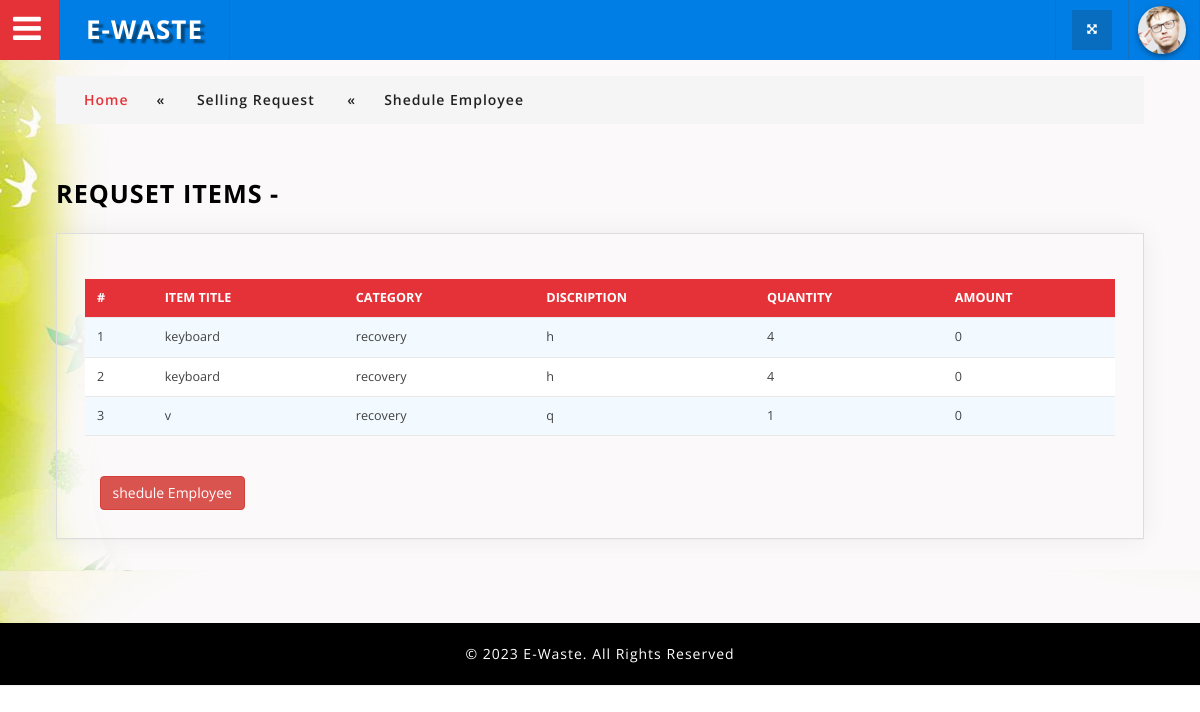
The page /admin/admin_view_Request_items.php?id=27 (signed in) on the database its author committed.
### tables this page shows
CREATE TABLE IF NOT EXISTS `request_items` (
  `req_item_id` int NOT NULL AUTO_INCREMENT,
  `req_id` int NOT NULL,
  `item_title` varchar(70) NOT NULL,
  `e_cat_id` int NOT NULL,
  `description` varchar(100) NOT NULL,
  `qty` int NOT NULL,
  `amount` int NOT NULL,
  PRIMARY KEY (`req_item_id`)
);

CREATE TABLE IF NOT EXISTS `ewaste_category` (
  `catid` int NOT NULL AUTO_INCREMENT,
  `catname` varchar(60) NOT NULL,
  `price` varchar(50) NOT NULL,
  PRIMARY KEY (`catid`)
);

### connectionclass.php (called while the page is built, shortened)
<?php
class Connectionclass
{
	public $db = null;
 public function open()
  {
    $dbname ="ewaste1";
  	 $this->db = mysqli_connect("localhost","root","","$dbname") or die('Error connecting to MySQL server.');
  }
  public function GetTable($qry)
 {
 	try
	{
		$result=mysqli_query($this->db,$qry);
		if($result)
		{
			$data = array();
			while ($row = mysqli_fetch_assoc($result))
			{
				$data[] = $row;
			}
			return $data;
		}
		else
			throw new Exception(mysqli_error($this->db));
	}
	catch(Exception $e)
	{
		return $e->getMessage();
	}
 }
}
?>

### admin/admin_view_Request_items.php (the view, shortened to what this page needs)
<?php
require_once('header.php');
require_once('../ConnectionClass.php');
$obj=new connectionclass();
 $id=$_GET['id'];
 echo $qry1="select * from request_items inner join ewaste_category on request_items.e_cat_id=ewaste_category.catid where req_id='$id'";
$result=$obj->GetTable($qry1);
?>
				<div class="inner_content" style="background-image: url(images/home1.png);">
						<div class="w3l_agileits_breadcrumbs">
							<div class="w3l_agileits_breadcrumbs_inner">
								<ul>
									<li><a href="index.php">Home</a><span>«</span></li>
									<li>Selling Request <span>«</span></li><li>Shedule Employee</li>
								</ul>
							</div>
						</div>
					<div class="inner_content_w3_agile_info two_in">
					  <h2 class="w3_inner_tittle">Requset items - <?php
					  ?></h2>
									<div class="agile-tables">
										<div class="w3l-table-info agile_info_shadow">
											<table id="table">
											<thead>
											  <tr>
											  	<th>#</th>
												<th>item title</th>
												<th>category</th>
												<th>discription</th>
												<th>quantity</th>
												<th>amount</th>
											  </tr>
											</thead>
											<tbody>
												<?php
												$i=0;
												foreach ($result as $r)
												{
													$i++;
													?>
											  <tr>
												<td><?php echo $i;?></td>
												<td><?php echo $r["item_title"];?></td>
												<td><?php echo $r["catname"];?></td>
												<td><?php echo $r["description"];?></td>
												<td><?php echo $r["qty"];?></td>
												<td><?php echo $r["amount"];?></td>
											 <?php
												}
											?>
											</tbody>
										  </table>
										  <br>
                                          <a href="shedule_employee.php?id=<?php echo $id;?>" class="btn btn-danger" > shedule Employee </a>
								</div>
						</div>
				    </div>
				</div>
<?php
require_once('footer.php');
?>

### admin/css/table-style.css (style rules this page uses)
table { background: white; border-collapse: collapse; margin: 1.25em 0 0; width: 100%; }
table tr, table th, table td { border: none; border-bottom: 1px solid #e8e8e8; font-size: .95em; }
table th, table td { padding: 10px 12px; text-align: left; }
table th { background: #e53238; color: #fff; text-transform: uppercase; }
table tr td { background: #f3faff; color: #424242; }
table tr:nth-of-type(2n+2) td { background: #ffffff; }
table { width: 100%; }

### admin/css/component.css (style rules this page uses)
*, *:after, *::before { -webkit-box-sizing: border-box; -moz-box-sizing: border-box; box-sizing: border-box; }

### admin/css/style.css (style rules this page uses)
body { margin:0; padding:0; background:#fff; font-family: 'Open Sans', sans-serif; }
h1,h2,h3,h4,h5,h6 { margin:0; font-family: 'Open Sans', sans-serif; }
ul { margin:0; padding:0; }
p,ul,ol { font-size:14px; }
input[type="submit"],a,.nbs-flexisel-nav-left,.nbs-flexisel-nav-right { transition:.5s ease-in; -webkit-transition:.5s ease-in; -moz-transition:.5s ease-in; -o-transition:.5s ease-in; -ms-transition:.5s ease-in; }
.inner_content { padding: 4em 4em; min-height: 600px; }
.agile_info_shadow { padding: 1em; box-shadow: 0 0px 24px 0 rgba(0, 0, 0, 0.06), 0 1px 0px 0 rgba(0, 0, 0, 0.02); -webkit-box-shadow: 0 0px 24px 0 rgba(0, 0, 0, 0.06), 0 1px 0px 0 rgba(0, 0, 0, 0.02); -moz-box-shadow: 0 0px 24px 0 rgba(0, 0, 0, 0.06), 0 1px 0px 0 rgba(0, 0, 0, 0.02); -o-box-shadow:0 0px 24px 0 rgba(0, 0, 0, 0.06), 0 1px 0px 0 rgba(0, 0, 0, 0.02); border: 1px solid #ddd; }
.inner_content_w3_agile_info { margin-top:4.5em; }
.inner_content_w3_agile_info.two_in { margin-top: 4em; }
.w3l_agileits_breadcrumbs { padding:1em 0; background:#f5f5f5; }
.w3l_agileits_breadcrumbs ul li { display:inline-block; color:#212121; font-weight:600; font-family: 'Open Sans', sans-serif; letter-spacing:1px; }
.w3l_agileits_breadcrumbs ul li a { color: #e53238; text-decoration:none; font-family: 'Open Sans', sans-serif; }
.w3l_agileits_breadcrumbs ul li span { padding:0 2em; }
.w3l_agileits_breadcrumbs_inner { padding: 0 2em; }
h2.w3_inner_tittle { text-transform: uppercase; color: #000; margin: 0.5em 0 1em 0; font-weight: 700; font-size: 1.8em; letter-spacing: 1px; }
.sub_agile_btn.agile_info_shadow,.agile-validation.agile_info_shadow ,.w3l-table-info.agile_info_shadow,.page_w3ls_cal,.agile_info_icons_wthree { padding: 2em; }
.w3l-table-info.agile_info_shadow { margin-bottom: 2em; }

### rows shown on the page
request_items: item_title "keyboard", ewaste_category.catname "recovery", description "h", qty "4", amount "0"
request_items: item_title "keyboard", ewaste_category.catname "recovery", description "h", qty "4", amount "0"
request_items: item_title "v", ewaste_category.catname "recovery", description "q", qty "1", amount "0"
